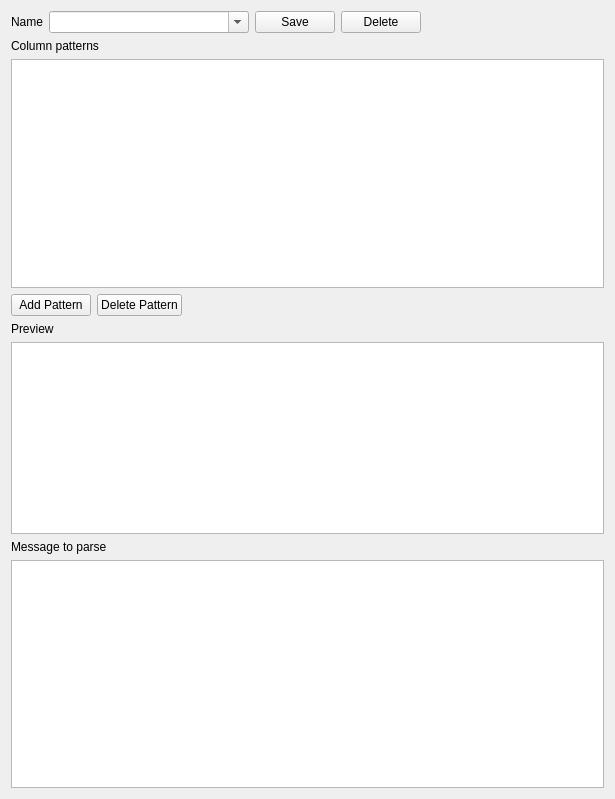
<?xml version="1.0" encoding="UTF-8"?>
<ui version="4.0">
 <class>ColumnizerWidget</class>
 <widget class="QWidget" name="ColumnizerWidget">
  <property name="geometry">
   <rect>
    <x>0</x>
    <y>0</y>
    <width>615</width>
    <height>799</height>
   </rect>
  </property>
  <property name="sizePolicy">
   <sizepolicy hsizetype="Expanding" vsizetype="Expanding">
    <horstretch>0</horstretch>
    <verstretch>0</verstretch>
   </sizepolicy>
  </property>
  <property name="windowTitle">
   <string>Colmunizer</string>
  </property>
  <layout class="QGridLayout" name="gridLayout_2">
   <item row="0" column="0">
    <layout class="QGridLayout" name="gridLayout">
     <property name="sizeConstraint">
      <enum>QLayout::SetDefaultConstraint</enum>
     </property>
     <item row="1" column="0">
      <widget class="QTableWidget" name="tableWidget">
       <property name="enabled">
        <bool>true</bool>
       </property>
       <property name="sizePolicy">
        <sizepolicy hsizetype="Expanding" vsizetype="MinimumExpanding">
         <horstretch>0</horstretch>
         <verstretch>0</verstretch>
        </sizepolicy>
       </property>
       <property name="toolTip">
        <string>tooltip</string>
       </property>
       <property name="toolTipDuration">
        <number>0</number>
       </property>
       <property name="statusTip">
        <string/>
       </property>
       <property name="whatsThis">
        <string>whats this</string>
       </property>
      </widget>
     </item>
     <item row="3" column="0">
      <widget class="QLabel" name="label">
       <property name="text">
        <string>Preview</string>
       </property>
      </widget>
     </item>
     <item row="4" column="0">
      <widget class="QTableWidget" name="tablePreview">
       <property name="sizePolicy">
        <sizepolicy hsizetype="Expanding" vsizetype="Preferred">
         <horstretch>0</horstretch>
         <verstretch>0</verstretch>
        </sizepolicy>
       </property>
       <property name="rowCount">
        <number>1</number>
       </property>
       <attribute name="horizontalHeaderCascadingSectionResizes">
        <bool>false</bool>
       </attribute>
       <attribute name="horizontalHeaderStretchLastSection">
        <bool>false</bool>
       </attribute>
       <attribute name="verticalHeaderVisible">
        <bool>false</bool>
       </attribute>
       <row/>
      </widget>
     </item>
     <item row="0" column="0">
      <layout class="QVBoxLayout" name="verticalLayout_2">
       <item>
        <layout class="QHBoxLayout" name="horizontalLayout">
         <item>
          <widget class="QLabel" name="nameLabel">
           <property name="text">
            <string>Name</string>
           </property>
          </widget>
         </item>
         <item>
          <widget class="QComboBox" name="cbName">
           <property name="minimumSize">
            <size>
             <width>200</width>
             <height>0</height>
            </size>
           </property>
           <property name="editable">
            <bool>true</bool>
           </property>
           <property name="currentText">
            <string/>
           </property>
          </widget>
         </item>
         <item>
          <widget class="QPushButton" name="btnSave">
           <property name="sizePolicy">
            <sizepolicy hsizetype="Preferred" vsizetype="Fixed">
             <horstretch>0</horstretch>
             <verstretch>0</verstretch>
            </sizepolicy>
           </property>
           <property name="text">
            <string>Save</string>
           </property>
          </widget>
         </item>
         <item>
          <widget class="QPushButton" name="btnDelete">
           <property name="text">
            <string>Delete</string>
           </property>
          </widget>
         </item>
         <item>
          <spacer name="horizontalSpacer">
           <property name="orientation">
            <enum>Qt::Horizontal</enum>
           </property>
           <property name="sizeHint" stdset="0">
            <size>
             <width>40</width>
             <height>20</height>
            </size>
           </property>
          </spacer>
         </item>
        </layout>
       </item>
       <item>
        <widget class="QLabel" name="label_3">
         <property name="text">
          <string>Column patterns</string>
         </property>
        </widget>
       </item>
      </layout>
     </item>
     <item row="2" column="0">
      <layout class="QHBoxLayout" name="horizontalLayout_4">
       <item>
        <widget class="QPushButton" name="addPatternButton">
         <property name="text">
          <string>Add Pattern</string>
         </property>
        </widget>
       </item>
       <item>
        <widget class="QPushButton" name="deletePatternButton">
         <property name="text">
          <string>Delete Pattern</string>
         </property>
        </widget>
       </item>
       <item>
        <spacer name="horizontalSpacer_3">
         <property name="orientation">
          <enum>Qt::Horizontal</enum>
         </property>
         <property name="sizeHint" stdset="0">
          <size>
           <width>40</width>
           <height>20</height>
          </size>
         </property>
        </spacer>
       </item>
      </layout>
     </item>
     <item row="5" column="0">
      <widget class="QLabel" name="label_2">
       <property name="toolTip">
        <string>enter at least one whole logmessage here</string>
       </property>
       <property name="text">
        <string>Message to parse</string>
       </property>
      </widget>
     </item>
     <item row="6" column="0">
      <widget class="QTextEdit" name="editSubject">
       <property name="sizePolicy">
        <sizepolicy hsizetype="Expanding" vsizetype="Expanding">
         <horstretch>0</horstretch>
         <verstretch>0</verstretch>
        </sizepolicy>
       </property>
       <property name="toolTip">
        <string extracomment="Enter columns to parse">Enter columns to parse</string>
       </property>
      </widget>
     </item>
    </layout>
   </item>
  </layout>
 </widget>
 <resources/>
 <connections/>
</ui>
